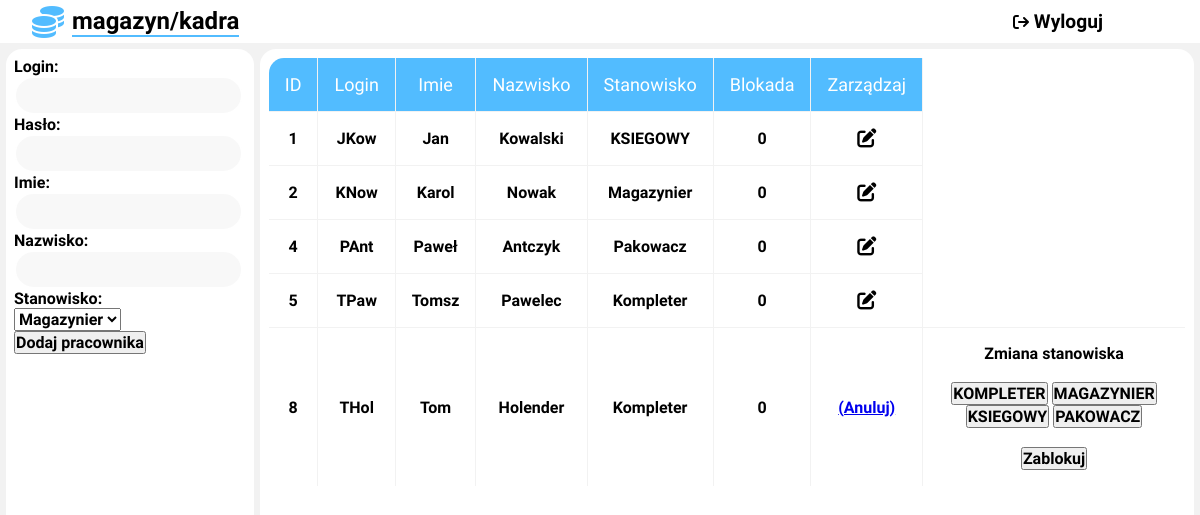
Page /mag/kadra.php?edit=8 on the committed database.
### tables this page shows
CREATE TABLE `pracownik` (
  `ID_PRACOWNIKA` int(11) NOT NULL,
  `IMIE` varchar(30) NOT NULL,
  `NAZWISKO` varchar(50) NOT NULL,
  `STANOWISKO` varchar(20) NOT NULL,
  `DATA_ZATRUDNIENIA` date NOT NULL,
  `HASLO` varchar(30) NOT NULL,
  `LOGIN` varchar(30) NOT NULL,
  `BLOKADA` tinyint(1) NOT NULL
);

### mag/kadra.php (the view, shortened to what this page needs)
<!DOCTYPE HTML>
<html>
<head>
	<link rel="stylesheet" type="text/css" href="style_kadra.css">
	<link rel="stylesheet" href="https://cdnjs.cloudflare.com/ajax/libs/font-awesome/6.1.0/css/all.min.css"/>
</head>
<body>
<div class="container">
<?php
$conn = mysqli_connect("localhost", "root", "", "magazyn");
mysqli_query($conn, 'SET NAMES utf8');
mysqli_query($conn, 'SET CHARACTER SET utf8');
mysqli_query($conn, "SET collation_connection = utf8_polish_ci");
?>
<div class="nav">
			<div class="logo">
				<i class="fa-solid fa-coins"></i>
				<h2>magazyn/kadra</h2>
			</div>
	<div class="nav_panel">
	<form action="klient.php" method="post">
			<button type="submit"><i class="fa-solid fa-arrow-right-from-bracket"></i> Wyloguj </button>
		</form>
	</div>
</div>
<div class="dodawanie">
	<form action="kadra-dodaj.php" method="post">
			Login:
			<br>
			<input type="text" name="login" required>
			<br>
			Hasło:
			<br>
			<input type="password" name="haslo"	required>
			<br>
			Imie:
			<br>
			<input type="text" name="imie" required>
			<br>
			Nazwisko:
			<br>
			<input type="text" name="nazwisko" required>
			<br>
			Stanowisko:
			<br>
			<select name="stanowisko" required>
			<option>Magazynier</option>
			</select>
			<button type="submit" value="Dodaj pracownika">Dodaj pracownika</button>
	</form>
</div>
<div class="panel">
	<table class="tab">
	<tr>
	<td><b>ID</b></td>
	<td><b>Login</b></td>
	<td><b>Imie</b></td>
	<td><b>Nazwisko</b></td>
	<td><b>Stanowisko</b></td>
	<td><b>Blokada</b></td>
	<td><b>Zarządzaj</b></td>
	</tr>
	<?php
		$result = mysqli_query($conn, "SELECT * FROM PRACOWNIK where STANOWISKO != 'Administrator'");
		while($row = mysqli_fetch_assoc($result))
		{
			$stan=$row['STANOWISKO'];
			$idu=$row['ID_PRACOWNIKA'];
			$log=$row['LOGIN'];
			$akt=$row['BLOKADA'];
			$im=$row['IMIE'];
			$naz=$row['NAZWISKO'];
			echo '<tr>';
			echo '<td>';
			echo $idu;
			echo '</td>';
			echo '<td>';
			echo $log;
			echo '</td>';
			echo '<td>';
			echo $im;
			echo '</td>';
			echo '<td>';
			echo $naz;
			echo '</td>';
			echo '<td>';
			echo $stan;
			echo '</td>';
			echo '<td>';
			echo $akt;
			echo '</td>';
			echo '<td>';
			if($_GET['edit'] == $idu)
			{
			echo '<a href="kadra.php?edit="';
			echo $idu;
			echo '"> (Anuluj)</a>';
			}
			else
			{
			echo '<a href="kadra.php?edit=';
			echo $idu;
			echo '"><i class="fa-solid fa-pen-to-square"></i></a>';
			}
			echo '</td>';
			if($_GET['edit']==$idu)
			{
			?>
			<td>
			<b class="nag2">Zmiana stanowiska</b>
			<br>
			<br>
			<form action="kadra-zmien.php" method="post">
			<button type="submit" name="upr" value="3">KOMPLETER</button>
			<button type="submit" name="upr" value="1">MAGAZYNIER</button>
			<button type="submit" name="upr" value="2">KSIEGOWY</button>
			<button type="submit" name="upr" value="4">PAKOWACZ</button>
			</form>
			<br>
			<form action="kadra-zmien.php" method="post">
			<?php
			if ($akt == 0) echo '<button type="submit" name="blok" value="0">Zablokuj</button>';
			else echo '<button type="submit" name="blok" value="1">Odblokuj</button>';
			echo '</form>';
		}
		}
	echo '</div>';
	?>
</div>
</body>
</html>

### mag/style_kadra.css (style rules this page uses)
* { font-family: 'Work Sans', sans-serif; font-weight: 600; font-size: medium; margin: 0; padding: 0; }
body { background: #f2f2f2; }
.container { display: grid; width: 100vw; min-height: 100vh; margin: 0; grid-gap: 6px; grid-template-columns: 1fr auto auto 1fr; grid-template-rows: auto 1fr; grid-template-areas: "nav nav nav nav" ". dodawanie panel ." ". dodawanie panel ."; }
.nav { grid-area: nav; background: white; color: black; display: grid; grid-template-columns: 1fr 1fr 1fr 1fr; grid-template-rows: repeat(4, auto) 1fr; grid-template-areas: "logo . . nav_panel" }
.logo { grid-area: logo; align-items: center; margin-left: 4vh; display: flex; float: left; text-align: left; width: 100%; color: black; }
.logo i { font-size: xx-large; font-weight: bolder; color: #52BCFF; }
.logo h2 { font-size: x-large; margin-left: 1vh; font-weight: bold; border-bottom: 2px solid #52BCFF; }
.nav_panel { grid-area: nav_panel; align-items: center; justify-content: center; display: flex; float: right; text-align: left; width: 100%; }
.nav_panel button { width: 100%; border:0.15em solid white; outline: none; justify-content: center; cursor: pointer; -webkit-appearance: none; font-weight: bold; font-size: larger; text-align: center; border-radius: 0.5rem; background-color: white; color: black; text-decoration: none; margin: 1vh; }
.dodawanie { grid-area: dodawanie; background: white; padding: 1vh; border-radius: 1rem; display: flex; justify-content: center; }
.dodawanie input { width: 90%; padding: 1vh; border:0.15em solid #FFFFFF; outline: none; justify-content: center; cursor: pointer; -webkit-appearance: none; font-weight: 600; font-size: medium; border-radius: 3rem; background-color: #F8F8F8; }
.panel { grid-area: panel; background: white; padding: 1vh; border-radius: 1rem; }
table { table-layout: fixed; border-collapse: collapse; border-radius: 1em; overflow: hidden; max-height: 400px; }
table, td, th { border: 1px solid #f2f2f2; }
table i { width: 100%; outline: none; justify-content: center; cursor: pointer; font-weight: bold; font-size: larger; text-align: center; color: black; }
td { padding: 1rem; text-align: center; align-items: center; }
tr:nth-child(1) { background-color: #52bcff; color: white; font-size: large; font-weight: lighter; border-radius: 1rem; }
tr:nth-child(1) b { font-size: large; font-weight: lighter; }

### rows in the picture
pracownik: ID_PRACOWNIKA "1", LOGIN "JKow", IMIE "Jan", NAZWISKO "Kowalski", STANOWISKO "KSIEGOWY", BLOKADA "0"
pracownik: ID_PRACOWNIKA "2", LOGIN "KNow", IMIE "Karol", NAZWISKO "Nowak", STANOWISKO "Magazynier", BLOKADA "0"
pracownik: ID_PRACOWNIKA "4", LOGIN "PAnt", IMIE "Paweł", NAZWISKO "Antczyk", STANOWISKO "Pakowacz", BLOKADA "0"
pracownik: ID_PRACOWNIKA "5", LOGIN "TPaw", IMIE "Tomsz", NAZWISKO "Pawelec", STANOWISKO "Kompleter", BLOKADA "0"
pracownik: ID_PRACOWNIKA "8", LOGIN "THol", IMIE "Tom", NAZWISKO "Holender", STANOWISKO "Kompleter", BLOKADA "0", shows "Zablokuj"
